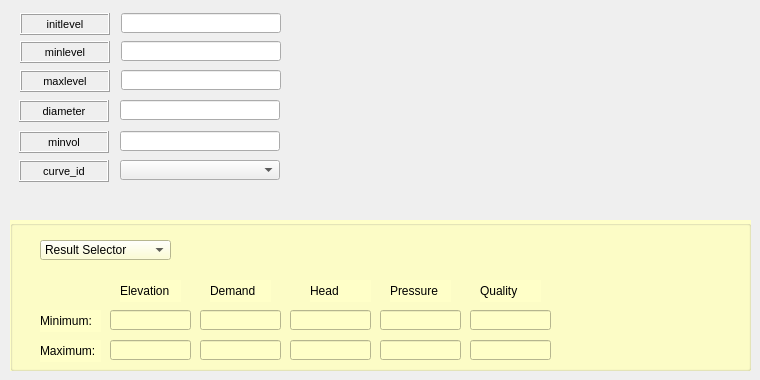
     <widget class="QWidget" name="tab_12">
      <attribute name="title">
       <string>Tank</string>
      </attribute>
      <widget class="QGroupBox" name="groupBox_4">
       <property name="geometry">
        <rect>
         <x>10</x>
         <y>220</y>
         <width>741</width>
         <height>151</height>
        </rect>
       </property>
       <property name="autoFillBackground">
        <bool>false</bool>
       </property>
       <property name="styleSheet">
        <string notr="true">background-color: rgb(255, 255, 200);</string>
       </property>
       <property name="title">
        <string/>
       </property>
       <widget class="QLineEdit" name="lineEdit_79">
        <property name="geometry">
         <rect>
          <x>460</x>
          <y>120</y>
          <width>81</width>
          <height>20</height>
         </rect>
        </property>
        <property name="text">
         <string/>
        </property>
       </widget>
       <widget class="QComboBox" name="comboBox_23">
        <property name="geometry">
         <rect>
          <x>30</x>
          <y>20</y>
          <width>131</width>
          <height>20</height>
         </rect>
        </property>
        <item>
         <property name="text">
          <string>Result Selector</string>
         </property>
        </item>
       </widget>
       <widget class="QLineEdit" name="lineEdit_80">
        <property name="geometry">
         <rect>
          <x>190</x>
          <y>90</y>
          <width>81</width>
          <height>20</height>
         </rect>
        </property>
        <property name="text">
         <string/>
        </property>
       </widget>
       <widget class="QLabel" name="label_178">
        <property name="geometry">
         <rect>
          <x>30</x>
          <y>90</y>
          <width>61</width>
          <height>22</height>
         </rect>
        </property>
        <property name="font">
         <font>
          <pointsize>9</pointsize>
         </font>
        </property>
        <property name="frameShape">
         <enum>QFrame::NoFrame</enum>
        </property>
        <property name="frameShadow">
         <enum>QFrame::Plain</enum>
        </property>
        <property name="text">
         <string>Minimum:</string>
        </property>
        <property name="textFormat">
         <enum>Qt::AutoText</enum>
        </property>
        <property name="scaledContents">
         <bool>false</bool>
        </property>
        <property name="alignment">
         <set>Qt::AlignLeading|Qt::AlignLeft|Qt::AlignVCenter</set>
        </property>
        <property name="margin">
         <number>3</number>
        </property>
       </widget>
       <widget class="QLabel" name="label_179">
        <property name="geometry">
         <rect>
          <x>200</x>
          <y>60</y>
          <width>61</width>
          <height>22</height>
         </rect>
        </property>
        <property name="font">
         <font>
          <pointsize>9</pointsize>
         </font>
        </property>
        <property name="frameShape">
         <enum>QFrame::NoFrame</enum>
        </property>
        <property name="frameShadow">
         <enum>QFrame::Plain</enum>
        </property>
        <property name="text">
         <string>Demand</string>
        </property>
        <property name="textFormat">
         <enum>Qt::AutoText</enum>
        </property>
        <property name="scaledContents">
         <bool>false</bool>
        </property>
        <property name="alignment">
         <set>Qt::AlignLeading|Qt::AlignLeft|Qt::AlignVCenter</set>
        </property>
        <property name="margin">
         <number>3</number>
        </property>
       </widget>
       <widget class="QLineEdit" name="lineEdit_81">
        <property name="geometry">
         <rect>
          <x>460</x>
          <y>90</y>
          <width>81</width>
          <height>20</height>
         </rect>
        </property>
        <property name="text">
         <string/>
        </property>
       </widget>
       <widget class="QLineEdit" name="lineEdit_82">
        <property name="geometry">
         <rect>
          <x>190</x>
          <y>120</y>
          <width>81</width>
          <height>20</height>
         </rect>
        </property>
        <property name="text">
         <string/>
        </property>
       </widget>
       <widget class="QLineEdit" name="lineEdit_83">
        <property name="geometry">
         <rect>
          <x>280</x>
          <y>120</y>
          <width>81</width>
          <height>20</height>
         </rect>
        </property>
        <property name="text">
         <string/>
        </property>
       </widget>
       <widget class="QLabel" name="label_180">
        <property name="geometry">
         <rect>
          <x>110</x>
          <y>60</y>
          <width>61</width>
          <height>22</height>
         </rect>
        </property>
        <property name="font">
         <font>
          <pointsize>9</pointsize>
         </font>
        </property>
        <property name="frameShape">
         <enum>QFrame::NoFrame</enum>
        </property>
        <property name="frameShadow">
         <enum>QFrame::Plain</enum>
        </property>
        <property name="text">
         <string>Elevation</string>
        </property>
        <property name="textFormat">
         <enum>Qt::AutoText</enum>
        </property>
        <property name="scaledContents">
         <bool>false</bool>
        </property>
        <property name="alignment">
         <set>Qt::AlignLeading|Qt::AlignLeft|Qt::AlignVCenter</set>
        </property>
        <property name="margin">
         <number>3</number>
        </property>
       </widget>
       <widget class="QLabel" name="label_181">
        <property name="geometry">
         <rect>
          <x>300</x>
          <y>60</y>
          <width>61</width>
          <height>22</height>
         </rect>
        </property>
        <property name="font">
         <font>
          <pointsize>9</pointsize>
         </font>
        </property>
        <property name="frameShape">
         <enum>QFrame::NoFrame</enum>
        </property>
        <property name="frameShadow">
         <enum>QFrame::Plain</enum>
        </property>
        <property name="text">
         <string>Head</string>
        </property>
        <property name="textFormat">
         <enum>Qt::AutoText</enum>
        </property>
        <property name="scaledContents">
         <bool>false</bool>
        </property>
        <property name="alignment">
         <set>Qt::AlignLeading|Qt::AlignLeft|Qt::AlignVCenter</set>
        </property>
        <property name="margin">
         <number>3</number>
        </property>
       </widget>
       <widget class="QLineEdit" name="lineEdit_84">
        <property name="geometry">
         <rect>
          <x>280</x>
          <y>90</y>
          <width>81</width>
          <height>20</height>
         </rect>
        </property>
        <property name="text">
         <string/>
        </property>
       </widget>
       <widget class="QLineEdit" name="lineEdit_85">
        <property name="geometry">
         <rect>
          <x>370</x>
          <y>120</y>
          <width>81</width>
          <height>20</height>
         </rect>
        </property>
        <property name="text">
         <string/>
        </property>
       </widget>
       <widget class="QLineEdit" name="lineEdit_86">
        <property name="geometry">
         <rect>
          <x>100</x>
          <y>90</y>
          <width>81</width>
          <height>20</height>
         </rect>
        </property>
        <property name="text">
         <string/>
        </property>
       </widget>
       <widget class="QLabel" name="label_182">
        <property name="geometry">
         <rect>
          <x>30</x>
          <y>120</y>
          <width>61</width>
          <height>22</height>
         </rect>
        </property>
        <property name="font">
         <font>
          <pointsize>9</pointsize>
         </font>
        </property>
        <property name="frameShape">
         <enum>QFrame::NoFrame</enum>
        </property>
        <property name="frameShadow">
         <enum>QFrame::Plain</enum>
        </property>
        <property name="text">
         <string>Maximum:</string>
        </property>
        <property name="textFormat">
         <enum>Qt::AutoText</enum>
        </property>
        <property name="scaledContents">
         <bool>false</bool>
        </property>
        <property name="alignment">
         <set>Qt::AlignLeading|Qt::AlignLeft|Qt::AlignVCenter</set>
        </property>
        <property name="margin">
         <number>3</number>
        </property>
       </widget>
       <widget class="QLabel" name="label_183">
        <property name="geometry">
         <rect>
          <x>380</x>
          <y>60</y>
          <width>61</width>
          <height>22</height>
         </rect>
        </property>
        <property name="font">
         <font>
          <pointsize>9</pointsize>
         </font>
        </property>
        <property name="frameShape">
         <enum>QFrame::NoFrame</enum>
        </property>
        <property name="frameShadow">
         <enum>QFrame::Plain</enum>
        </property>
        <property name="text">
         <string>Pressure</string>
        </property>
        <property name="textFormat">
         <enum>Qt::AutoText</enum>
        </property>
        <property name="scaledContents">
         <bool>false</bool>
        </property>
        <property name="alignment">
         <set>Qt::AlignLeading|Qt::AlignLeft|Qt::AlignVCenter</set>
        </property>
        <property name="margin">
         <number>3</number>
        </property>
       </widget>
       <widget class="QLineEdit" name="lineEdit_87">
        <property name="geometry">
         <rect>
          <x>100</x>
          <y>120</y>
          <width>81</width>
          <height>20</height>
         </rect>
        </property>
        <property name="text">
         <string/>
        </property>
       </widget>
       <widget class="QLineEdit" name="lineEdit_88">
        <property name="geometry">
         <rect>
          <x>370</x>
          <y>90</y>
          <width>81</width>
          <height>20</height>
         </rect>
        </property>
        <property name="text">
         <string/>
        </property>
       </widget>
       <widget class="QLabel" name="label_184">
        <property name="geometry">
         <rect>
          <x>470</x>
          <y>60</y>
          <width>61</width>
          <height>22</height>
         </rect>
        </property>
        <property name="font">
         <font>
          <pointsize>9</pointsize>
         </font>
        </property>
        <property name="frameShape">
         <enum>QFrame::NoFrame</enum>
        </property>
        <property name="frameShadow">
         <enum>QFrame::Plain</enum>
        </property>
        <property name="text">
         <string>Quality</string>
        </property>
        <property name="textFormat">
         <enum>Qt::AutoText</enum>
        </property>
        <property name="scaledContents">
         <bool>false</bool>
        </property>
        <property name="alignment">
         <set>Qt::AlignLeading|Qt::AlignLeft|Qt::AlignVCenter</set>
        </property>
        <property name="margin">
         <number>3</number>
        </property>
       </widget>
      </widget>
      <widget class="QComboBox" name="comboBox_24">
       <property name="geometry">
        <rect>
         <x>120</x>
         <y>160</y>
         <width>160</width>
         <height>20</height>
        </rect>
       </property>
      </widget>
      <widget class="QLineEdit" name="lineEdit_19">
       <property name="geometry">
        <rect>
         <x>121</x>
         <y>13</y>
         <width>160</width>
         <height>20</height>
        </rect>
       </property>
       <property name="text">
        <string/>
       </property>
      </widget>
      <widget class="QLineEdit" name="lineEdit_20">
       <property name="geometry">
        <rect>
         <x>120</x>
         <y>100</y>
         <width>160</width>
         <height>20</height>
        </rect>
       </property>
       <property name="text">
        <string/>
       </property>
      </widget>
      <widget class="QLabel" name="label_41">
       <property name="enabled">
        <bool>true</bool>
       </property>
       <property name="geometry">
        <rect>
         <x>20</x>
         <y>13</y>
         <width>90</width>
         <height>22</height>
        </rect>
       </property>
       <property name="sizePolicy">
        <sizepolicy hsizetype="Preferred" vsizetype="Preferred">
         <horstretch>0</horstretch>
         <verstretch>0</verstretch>
        </sizepolicy>
       </property>
       <property name="font">
        <font>
         <pointsize>8</pointsize>
        </font>
       </property>
       <property name="statusTip">
        <string/>
       </property>
       <property name="accessibleName">
        <string/>
       </property>
       <property name="layoutDirection">
        <enum>Qt::LeftToRight</enum>
       </property>
       <property name="autoFillBackground">
        <bool>false</bool>
       </property>
       <property name="inputMethodHints">
        <set>Qt::ImhNone</set>
       </property>
       <property name="frameShape">
        <enum>QFrame::Box</enum>
       </property>
       <property name="frameShadow">
        <enum>QFrame::Raised</enum>
       </property>
       <property name="lineWidth">
        <number>1</number>
       </property>
       <property name="midLineWidth">
        <number>0</number>
       </property>
       <property name="text">
        <string>initlevel</string>
       </property>
       <property name="alignment">
        <set>Qt::AlignCenter</set>
       </property>
       <property name="wordWrap">
        <bool>false</bool>
       </property>
       <property name="margin">
        <number>3</number>
       </property>
      </widget>
      <widget class="QLabel" name="label_45">
       <property name="geometry">
        <rect>
         <x>19</x>
         <y>131</y>
         <width>90</width>
         <height>22</height>
        </rect>
       </property>
       <property name="font">
        <font>
         <pointsize>8</pointsize>
        </font>
       </property>
       <property name="frameShape">
        <enum>QFrame::Box</enum>
       </property>
       <property name="frameShadow">
        <enum>QFrame::Raised</enum>
       </property>
       <property name="text">
        <string>minvol</string>
       </property>
       <property name="alignment">
        <set>Qt::AlignCenter</set>
       </property>
       <property name="margin">
        <number>3</number>
       </property>
      </widget>
      <widget class="QLabel" name="label_46">
       <property name="geometry">
        <rect>
         <x>20</x>
         <y>41</y>
         <width>90</width>
         <height>22</height>
        </rect>
       </property>
       <property name="font">
        <font>
         <pointsize>8</pointsize>
        </font>
       </property>
       <property name="frameShape">
        <enum>QFrame::Box</enum>
       </property>
       <property name="frameShadow">
        <enum>QFrame::Raised</enum>
       </property>
       <property name="text">
        <string>minlevel</string>
       </property>
       <property name="alignment">
        <set>Qt::AlignCenter</set>
       </property>
       <property name="margin">
        <number>3</number>
       </property>
      </widget>
      <widget class="QLineEdit" name="lineEdit_21">
       <property name="geometry">
        <rect>
         <x>121</x>
         <y>70</y>
         <width>160</width>
         <height>20</height>
        </rect>
       </property>
       <property name="text">
        <string/>
       </property>
      </widget>
      <widget class="QLabel" name="label_47">
       <property name="geometry">
        <rect>
         <x>19</x>
         <y>160</y>
         <width>90</width>
         <height>22</height>
        </rect>
       </property>
       <property name="font">
        <font>
         <pointsize>8</pointsize>
        </font>
       </property>
       <property name="frameShape">
        <enum>QFrame::Box</enum>
       </property>
       <property name="frameShadow">
        <enum>QFrame::Raised</enum>
       </property>
       <property name="text">
        <string>curve_id</string>
       </property>
       <property name="alignment">
        <set>Qt::AlignCenter</set>
       </property>
       <property name="margin">
        <number>3</number>
       </property>
      </widget>
      <widget class="QLineEdit" name="lineEdit_22">
       <property name="geometry">
        <rect>
         <x>120</x>
         <y>131</y>
         <width>160</width>
         <height>20</height>
        </rect>
       </property>
       <property name="text">
        <string/>
       </property>
      </widget>
      <widget class="QLabel" name="label_48">
       <property name="enabled">
        <bool>true</bool>
       </property>
       <property name="geometry">
        <rect>
         <x>19</x>
         <y>100</y>
         <width>90</width>
         <height>22</height>
        </rect>
       </property>
       <property name="sizePolicy">
        <sizepolicy hsizetype="Preferred" vsizetype="Preferred">
         <horstretch>0</horstretch>
         <verstretch>0</verstretch>
        </sizepolicy>
       </property>
       <property name="font">
        <font>
         <pointsize>8</pointsize>
        </font>
       </property>
       <property name="statusTip">
        <string/>
       </property>
       <property name="accessibleName">
        <string/>
       </property>
       <property name="layoutDirection">
        <enum>Qt::LeftToRight</enum>
       </property>
       <property name="autoFillBackground">
        <bool>false</bool>
       </property>
       <property name="inputMethodHints">
        <set>Qt::ImhNone</set>
       </property>
       <property name="frameShape">
        <enum>QFrame::Box</enum>
       </property>
       <property name="frameShadow">
        <enum>QFrame::Raised</enum>
       </property>
       <property name="lineWidth">
        <number>1</number>
       </property>
       <property name="midLineWidth">
        <number>0</number>
       </property>
       <property name="text">
        <string>diameter</string>
       </property>
       <property name="alignment">
        <set>Qt::AlignCenter</set>
       </property>
       <property name="wordWrap">
        <bool>false</bool>
       </property>
       <property name="margin">
        <number>3</number>
       </property>
      </widget>
      <widget class="QLineEdit" name="lineEdit_13">
       <property name="geometry">
        <rect>
         <x>121</x>
         <y>41</y>
         <width>160</width>
         <height>20</height>
        </rect>
       </property>
       <property name="text">
        <string/>
       </property>
      </widget>
      <widget class="QLabel" name="label_49">
       <property name="geometry">
        <rect>
         <x>20</x>
         <y>70</y>
         <width>90</width>
         <height>22</height>
        </rect>
       </property>
       <property name="font">
        <font>
         <pointsize>8</pointsize>
        </font>
       </property>
       <property name="frameShape">
        <enum>QFrame::Box</enum>
       </property>
       <property name="frameShadow">
        <enum>QFrame::Raised</enum>
       </property>
       <property name="text">
        <string>maxlevel</string>
       </property>
       <property name="alignment">
        <set>Qt::AlignCenter</set>
       </property>
       <property name="margin">
        <number>3</number>
       </property>
      </widget>
     </widget>
